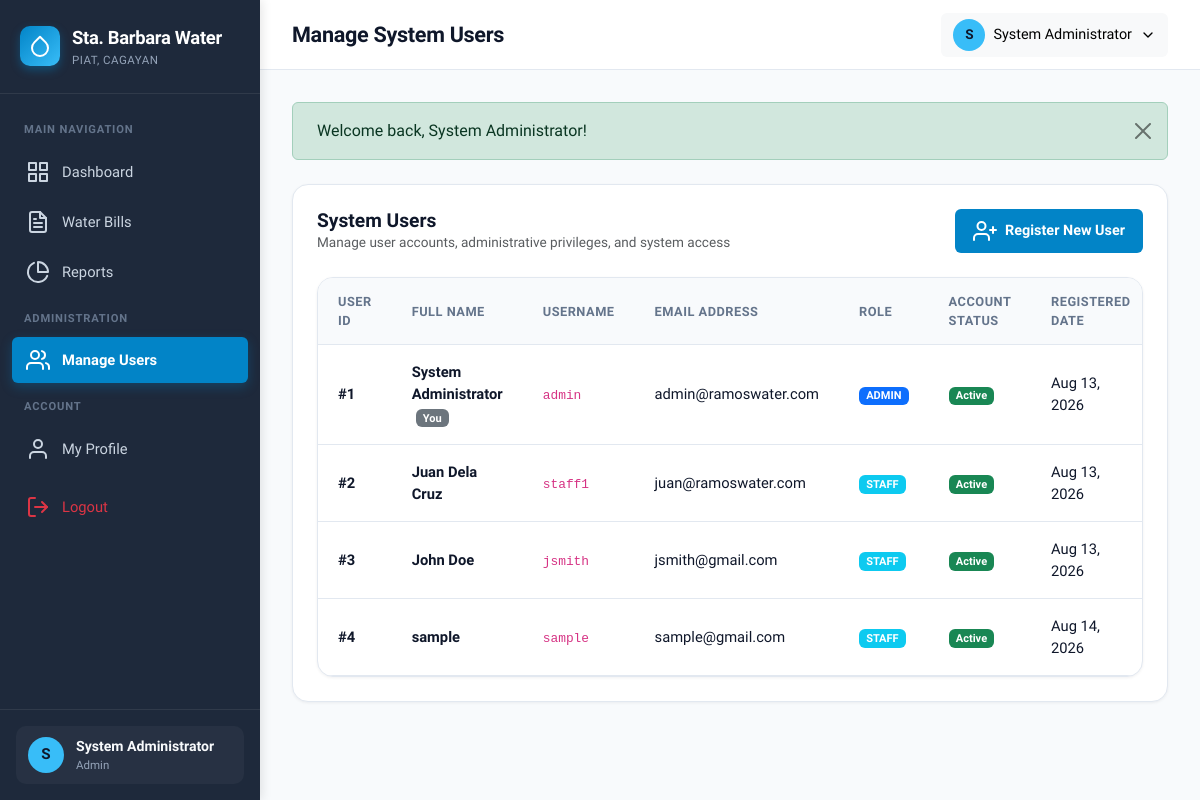
Screenshot of /users/index.php (signed in) with the database file from the repository.
### tables this page shows
CREATE TABLE `users` (
  `user_id` int(11) NOT NULL,
  `username` varchar(50) NOT NULL,
  `full_name` varchar(100) NOT NULL,
  `email` varchar(100) NOT NULL,
  `password` varchar(255) NOT NULL,
  `role` enum('admin','staff') NOT NULL DEFAULT 'staff',
  `status` enum('active','inactive') NOT NULL DEFAULT 'active',
  `created_at` timestamp NOT NULL DEFAULT current_timestamp(),
  `sq1_answer` varchar(255) DEFAULT NULL,
  `sq2_answer` varchar(255) DEFAULT NULL,
  `sq3_answer` varchar(255) DEFAULT NULL,
  `sq4_answer` varchar(255) DEFAULT NULL,
  `sq5_answer` varchar(255) DEFAULT NULL,
  `security_question` varchar(255) DEFAULT NULL,
  `security_answer` varchar(255) DEFAULT NULL
);

### users/index.php (the view, shortened to what this page needs)
<?php
require_once __DIR__ . '/../includes/header.php';
try {
    $stmt = $pdo->query("SELECT user_id, username, full_name, email, role, status, created_at FROM users ORDER BY user_id ASC");
    $usersList = $stmt->fetchAll();
} catch (PDOException $e) {
    $usersList = [];
}
?>
<div class="card-box">
    <div class="d-flex flex-wrap align-items-center justify-content-between gap-3 mb-4">
        <div>
            <h3 class="m-0" style="font-size:1.2rem; font-weight:700;">System Users</h3>
            <p class="text-muted m-0" style="font-size:0.85rem;">Manage user accounts, administrative privileges, and system access</p>
        </div>
        <a href="<?= baseUrl('users/add.php'); ?>" class="btn-primary-custom">
            <i data-feather="user-plus"></i> Register New User
        </a>
    </div>
    <div class="table-responsive-wrapper">
        <table class="table-custom">
            <thead>
                <tr>
                    <th>User ID</th>
                    <th>Full Name</th>
                    <th>Username</th>
                    <th>Email Address</th>
                    <th>Role</th>
                    <th>Account Status</th>
                    <th>Registered Date</th>
                </tr>
            </thead>
            <tbody>
                <?php if (empty($usersList)): ?>
                    <tr>
                        <td colspan="8" class="text-center text-muted py-4">No users found.</td>
                    </tr>
                <?php else: ?>
                    <?php foreach ($usersList as $u): ?>
                        <tr>
                            <td><strong>#<?= $u['user_id']; ?></strong></td>
                            <td>
                                <strong><?= sanitize($u['full_name']); ?></strong>
                                <?php if ($u['user_id'] == $_SESSION['user_id']): ?>
                                    <span class="badge bg-secondary ms-1">You</span>
                                <?php endif; ?>
                            </td>
                            <td><code><?= sanitize($u['username']); ?></code></td>
                            <td><?= sanitize($u['email']); ?></td>
                            <td>
                                <span class="badge <?= ($u['role'] === 'admin') ? 'bg-primary' : 'bg-info'; ?>">
                                    <?= strtoupper($u['role']); ?>
                                </span>
                            </td>
                            <td>
                                <span class="badge <?= ($u['status'] === 'active') ? 'bg-success' : 'bg-danger'; ?>">
                                    <?= ucfirst($u['status']); ?>
                                </span>
                            </td>
                            <td><?= date('M d, Y', strtotime($u['created_at'])); ?></td>
                        </tr>
                    <?php endforeach; ?>
                <?php endif; ?>
            </tbody>
        </table>
    </div>
</div>
<?php require_once __DIR__ . '/../includes/footer.php'; ?>

### assets/css/style.css (style rules this page uses)
:root { --primary: #0284c7; --primary-hover: #0369a1; --primary-light: #e0f2fe; --dark-bg: #0f172a; --sidebar-bg: #1e293b; --sidebar-hover: #334155; --sidebar-active: #0284c7; --card-bg: #ffffff; --body-bg: #f8fafc; --border-color: #e2e8f0; --text-main: #0f172a; --text-muted: #64748b; --text-light: #94a3b8; --paid-bg: #dcfce7; --paid-text: #15803d; --unpaid-bg: #fee2e2; --unpaid-text: #b91c1c; --radius-sm: 6px; --radius-md: 10px; --radius-lg: 16px; --shadow-sm: 0 1px 3px rgba(15, 23, 42, 0.06); --shadow-md: 0 4px 12px -2px rgba(15, 23, 42, 0.08); --shadow-lg: 0 12px 24px -4px rgba(15, 23, 42, 0.12); --transition: all 0.2s cubic-bezier(0.4, 0, 0.2, 1); }
* { box-sizing: border-box; margin: 0; padding: 0; }
body { font-family: 'Plus Jakarta Sans', -apple-system, BlinkMacSystemFont, 'Segoe UI', Roboto, sans-serif; background-color: var(--body-bg); color: var(--text-main); line-height: 1.5; min-height: 100vh; }
.card-box { background: var(--card-bg); border-radius: var(--radius-lg); border: 1px solid var(--border-color); box-shadow: var(--shadow-sm); padding: 24px; margin-bottom: 24px; transition: var(--transition); }
.table-responsive-wrapper { background: #ffffff; border-radius: var(--radius-lg); border: 1px solid var(--border-color); box-shadow: var(--shadow-sm); overflow: hidden; }
.table-custom { width: 100%; border-collapse: collapse; text-align: left; }
.table-custom th { background-color: #f8fafc; color: var(--text-muted); font-weight: 600; font-size: 0.8rem; text-transform: uppercase; letter-spacing: 0.5px; padding: 14px 20px; border-bottom: 1px solid var(--border-color); }
.table-custom td { padding: 16px 20px; border-bottom: 1px solid var(--border-color); font-size: 0.92rem; color: var(--text-main); vertical-align: middle; }
.table-custom tbody tr { transition: var(--transition); }
.btn-primary-custom { background-color: var(--primary); color: #ffffff; font-weight: 600; padding: 10px 18px; border-radius: var(--radius-sm); border: none; transition: var(--transition); text-decoration: none; display: inline-flex; align-items: center; gap: 8px; font-size: 0.9rem; cursor: pointer; }

### rows the page displays
users: user_id "1", full_name "System Administrator", shows "You", username "admin", email "admin@ramoswater.com", role "ADMIN", status "Active", created_at "Aug 13, 2026"
users: user_id "2", full_name "Juan Dela Cruz", username "staff1", email "juan@ramoswater.com", role "STAFF", status "Active", created_at "Aug 13, 2026"
users: user_id "3", full_name "John Doe", username "jsmith", email "jsmith@gmail.com", role "STAFF", status "Active", created_at "Aug 13, 2026"
users: user_id "4", full_name "sample", username "sample", email "sample@gmail.com", role "STAFF", status "Active", created_at "Aug 14, 2026"

### other values shown
substr($user['full_name'] ?? 'U', 0, 1) "S"
$user['full_name'] "System Administrator"
$user['role'] "Admin"
$pageTitle "Manage System Users"
substr($user['full_name'], 0, 1) "S"
$msg "Welcome back, System Administrator!"
